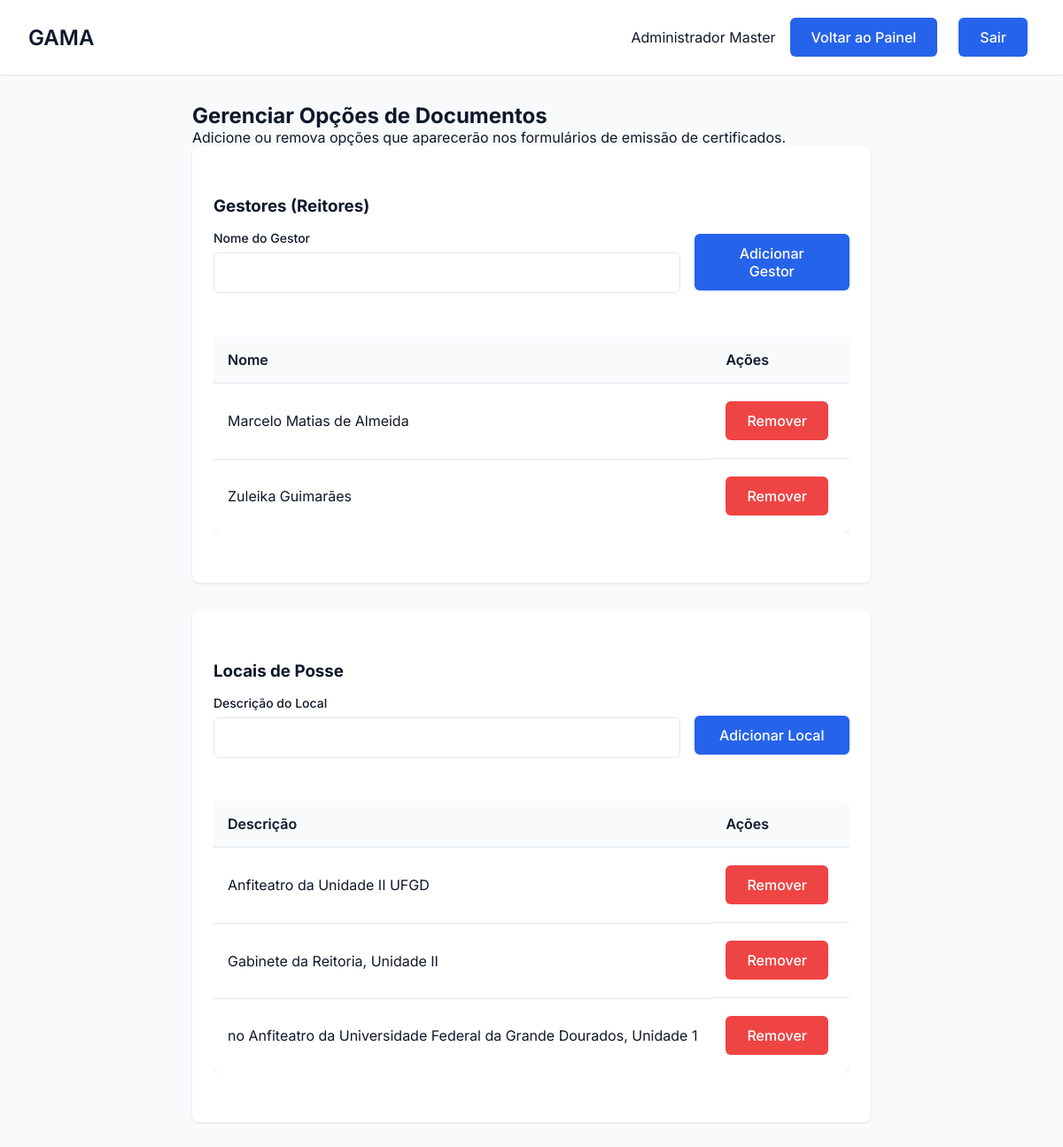
Screenshot of /config/gerenciar_opcoes (signed in) with the database file from the repository.
### tables this page shows
CREATE TABLE Opcao (
        id_opcao INTEGER PRIMARY KEY AUTOINCREMENT,
        tipo_opcao TEXT NOT NULL, -- Ex: 'reitor', 'local'
        valor_opcao TEXT NOT NULL UNIQUE -- Ex: 'Marcelo Matias de Almeida'
    );

### gama/routes/config_routes.py (the view, shortened to what this page needs)
@config_bp.route('/gerenciar_opcoes', methods=['GET', 'POST'])
def gerenciar_opcoes():
    if 'usuario_id' not in session or session.get('tipo') != 'administrador':
        flash('Acesso negado.', 'error')
        return redirect(url_for('auth.login'))
    try:
        opcoes_reitor = Opcao.get_por_tipo('reitor')
        opcoes_local = Opcao.get_por_tipo('local')
    except Exception as e:
        flash(f'Erro ao carregar opções: {e}', 'error')
        opcoes_reitor = []
        opcoes_local = []
    return render_template(
        'config_opcoes.html',
        nome=session.get('nome'),
        opcoes_reitor=opcoes_reitor,
        opcoes_local=opcoes_local
    )

### app.py (called while the page is built)
@app.before_request
def make_session_permanent():
    session.permanent = True

### gama/database/database.py (called while the page is built)
def conectar():
    diretorio_db = "gama/database"
    if not os.path.exists(diretorio_db):
        os.makedirs(diretorio_db)
    return sqlite3.connect(f"{diretorio_db}/editais.db")

### gama/models/configuracao.py (called while the page is built)
    @staticmethod
    def get_por_tipo(tipo_opcao):
        conn = conectar()
        conn.row_factory = sqlite3.Row # Retorna como dicionário
        cursor = conn.cursor()
        try:
            cursor.execute("SELECT * FROM Opcao WHERE tipo_opcao = ? ORDER BY valor_opcao", (tipo_opcao,))
            return [dict(row) for row in cursor.fetchall()]
        except sqlite3.Error as e:
            print(f"Erro ao buscar opções: {e}")
            return []
        finally:
            conn.close()

### gama/templates/config_opcoes.html (shortened to what this page needs)
<!DOCTYPE html>
<html lang="pt-BR">
<head>
    <link rel="stylesheet" href="{{ url_for('static', filename='css/estilo.css') }}">
    <link rel="stylesheet" href="{{ url_for('static', filename='css/usuarios.css') }}"> <link rel="stylesheet" href="{{ url_for('static', filename='css/dashboard.css') }}">
    <link rel="stylesheet" href="https://cdnjs.cloudflare.com/ajax/libs/font-awesome/6.5.0/css/all.min.css">
</head>
<body>
    <div class="dashboard">
        <header class="dashboard-header">
            <nav class="dashboard-nav container">
                <h1 class="dashboard-title">GAMA</h1>
                <div class="dashboard-user">
                    <span>{{ session.get('nome') }}</span>
                    <a href="{{ url_for('admin.painel_admin') }}" class="btn btn-primary">Voltar ao Painel</a>
                    <a href="{{ url_for('auth.logout') }}" class="btn btn-primary">Sair</a>
                </div>
            </nav>
        </header>
        <main class="dashboard-content container">
            <h2>Gerenciar Opções de Documentos</h2>
            <p class="config-subtitle">Adicione ou remova opções que aparecerão nos formulários de emissão de certificados.</p>
            <div class="form-container">
                <h3 class="titulo">Gestores (Reitores)</h3>
                <form action="{{ url_for('config.gerenciar_opcoes') }}" method="POST">
                    <div class="form-row">
                        <div class="form-group" style="flex-grow: 3;">
                            <label for="valor_reitor" class="form-label">Nome do Gestor</label>
                            <input type="text" id="valor_reitor" name="valor_opcao" class="form-input" required>
                        </div>
                        <div class="form-group" style="flex-grow: 1; align-self: flex-end;">
                            <button type="submit" class="btn btn-primary" style="width: 100%;">Adicionar Gestor</button>
                        </div>
                    </div>
                </form>
                <div class="tabela-container" style="margin-top: 1.5rem;">
                    <table class="table">
                        <thead>
                            <tr>
                                <th>Nome</th>
                                <th style="width: 20%;">Ações</th>
                            </tr>
                        </thead>
                        <tbody>
                            {% for reitor in opcoes_reitor %}
                            <tr>
                                <td>{{ reitor.valor_opcao }}</td>
                                <td class="acoes">
                                    <form action="{{ url_for('config.remover_opcao', id_opcao=reitor.id_opcao) }}" method="POST" onsubmit="return confirm('Tem certeza?');">
                                        <button type="submit" class="btn btn-perigo">Remover</button>
                                    </form>
                                </td>
                            </tr>
                            {% else %}
                            <tr>
                                <td colspan="2">Nenhum gestor cadastrado.</td>
                            </tr>
                            {% endfor %}
                        </tbody>
                    </table>
                </div>
            </div>
            <div class="form-container">
                <h3 class="titulo">Locais de Posse</h3>
                <form action="{{ url_for('config.gerenciar_opcoes') }}" method="POST">
                    <div class="form-row">
                        <div class="form-group" style="flex-grow: 3;">
                            <label for="valor_local" class="form-label">Descrição do Local</label>
                            <input type="text" id="valor_local" name="valor_opcao" class="form-input" required>
                        </div>
                        <div class="form-group" style="flex-grow: 1; align-self: flex-end;">
                            <button type="submit" class="btn btn-primary" style="width: 100%;">Adicionar Local</button>
                        </div>
                    </div>
                </form>
                <div class="tabela-container" style="margin-top: 1.5rem;">
                    <table class="table">
                        <thead>
                            <tr>
                                <th>Descrição</th>
                                <th style="width: 20%;">Ações</th>
                            </tr>
                        </thead>
                        <tbody>
                            {% for local in opcoes_local %}
                            <tr>
                                <td>{{ local.valor_opcao }}</td>
                                <td class="acoes">
                                    <form action="{{ url_for('config.remover_opcao', id_opcao=local.id_opcao) }}" method="POST" onsubmit="return confirm('Tem certeza?');">
                                        <button type="submit" class="btn btn-perigo">Remover</button>
                                    </form>
                                </td>
                            </tr>
                            {% else %}
                            <tr>
                                <td colspan="2">Nenhum local cadastrado.</td>
                            </tr>
                            {% endfor %}
                        </tbody>
                    </table>
                </div>
            </div>
        </main>
    </div>
</body>
</html>

### gama/static/css/estilo.css (style rules this page uses)
* { margin: 0; padding: 0; box-sizing: border-box; font-family: 'Inter', sans-serif; }
:root { --primary: #2563eb; --primary-dark: #4338ca; --secondary: #64748b; --danger: #ef4444; --success: #22c55e; --background: #f8fafc; --surface: #ffffff; --text: #0f172a; --text-light: #64748b; --primary-light: #93c5fd; --secondary: #2563eb; --accent: #10b981; --card-bg: #ffffff; }
body { background-color: var(--background); color: var(--text); min-height: 100vh; }
.container { max-width: 1200px; margin: 0 auto; padding: 0 1rem; }
.form-group { margin-bottom: 1.5rem; }
.form-label { display: block; font-size: 0.875rem; font-weight: 500; margin-bottom: 0.5rem; color: var(--text); }
.form-input { width: 100%; padding: 0.75rem 1rem; border: 1px solid #e2e8f0; border-radius: 6px; font-size: 1rem; transition: all 0.2s; }
.btn { display: inline-flex; align-items: center; justify-content: center; padding: 0.75rem 1.5rem; margin-right: 0.5rem; margin-top: 0.25rem; margin-bottom: 0.25rem; background-color: var(--primary); color: white; font-size: 1rem; font-weight: 500; border-radius: 6px; cursor: pointer; transition: all 0.2s; border: none; text-decoration: none; }
.btn-primary { background-color: var(--primary); color: white; }
.dashboard-content { padding: 2rem; }

### gama/static/css/usuarios.css (style rules this page uses)
.titulo { margin-top: 2rem; margin-bottom: 1rem; }
.tabela-container { overflow-x: auto; margin-bottom: 2rem; }
.table { width: 100%; border-collapse: collapse; background-color: var(--surface); border-radius: 8px; overflow: hidden; box-shadow: 0 1px 3px 0 rgb(0 0 0 / 0.1); }
.table th, .table td { padding: 1rem; text-align: left; border-bottom: 1px solid #e2e8f0; }
.table th { background-color: #f8fafc; font-weight: 600; }
.table tr:last-child td { border-bottom: none; }
.acoes { display: flex; gap: 0.5rem; }
.btn-perigo { background-color: var(--danger); color: white; }
.form-container { background-color: var(--surface); padding: 1.5rem; border-radius: 8px; box-shadow: 0 1px 3px 0 rgb(0 0 0 / 0.1); margin-bottom: 2rem; }
.form-row { display: flex; gap: 1rem; margin-bottom: 1rem; }
.form-group { flex: 1; }

### gama/static/css/dashboard.css (style rules this page uses)
.dashboard { min-height: 100vh; display: grid; grid-template-rows: auto 1fr; }
.dashboard-header { background: var(--surface); padding: 1rem; box-shadow: 0 1px 3px 0 rgb(0 0 0 / 0.1); margin-bottom: 2rem; }
.dashboard-nav { display: flex; justify-content: space-between; align-items: center; }
.container { max-width: 1200px; margin: 0 auto; padding: 0 1rem; }
.dashboard-title { font-size: 1.5rem; font-weight: 600; }
.dashboard-user { display: flex; align-items: center; gap: 1rem; }

### rows the page displays
Opcao: valor_opcao "Marcelo Matias de Almeida"
Opcao: valor_opcao "Zuleika Guimarães"
Opcao: valor_opcao "Anfiteatro da Unidade II UFGD"
Opcao: valor_opcao "Gabinete da Reitoria, Unidade II"
Opcao: valor_opcao "no Anfiteatro da Universidade Federal da Grande Dourados, Unidade 1"

### other values shown
{{ session.get('nome') }} "Administrador Master"
